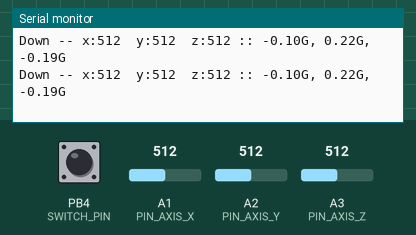
A sketch run on a simulated ATtiny85, built with avr-gcc and run on an emulated ATtiny85. Shown: the last lines printed to the serial monitor. Inputs (shaded band) come from the test bench; at power-on: A1 (PIN_AXIS_X) = 512, A2 (PIN_AXIS_Y) = 512, PB4 (SWITCH_PIN) HIGH, A3 (PIN_AXIS_Z) = 512.

Above: at 1.2 s.
1.3 s: A1 (PIN_AXIS_X) set to 382
At 2.4 s:
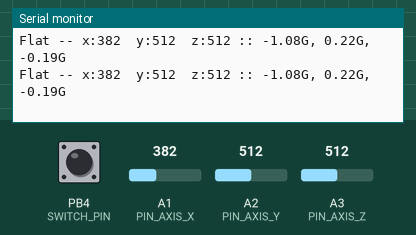
3.2 s: A2 (PIN_AXIS_Y) set to 382
At 3.8 s:
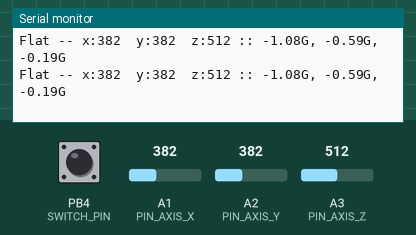
6.2 s: PB4 (SWITCH_PIN) pulled LOW for 1 s
10.2 s: A3 (PIN_AXIS_Z) set to 716
At 11.0 s:
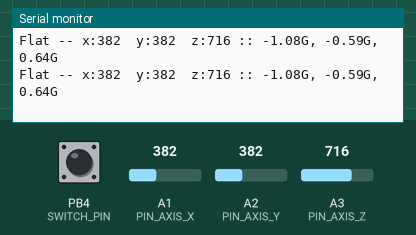
13.2 s: PB4 (SWITCH_PIN) pulled LOW for 0.15 s
16.3 s: A1 (PIN_AXIS_X) set to 402
At 16.8 s:
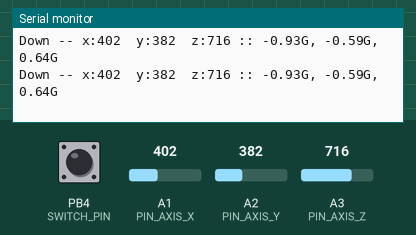

Measured:
- after the input at 1.3 s, the serial monitor: prints a new line at once (image 1)
- after the input at 3.2 s, the serial monitor: prints a new line at once (image 2)
- after the input at 10.2 s, the serial monitor: prints a new line at once (image 3)
- after the input at 16.3 s, the serial monitor: prints a new line at once (image 4)

The sketch:

SonicScrewdriver_Nano_v01.ino
```cpp
/*
* Sonic Screwdriver
* Version History
*
* Version M 2.5
* For ATTiny85 16Mhz
*/

#include "pitches.h"

const int SPEAKER_PIN = 5;
const int SWITCH_PIN = 4;

const int RGB_LED[] = { 7, 8, 9 };
const int numLEDs = 3;

const int PIN_AXIS_X = A1;                  // x-axis of the accelerometer
const int PIN_AXIS_Y = A2;                  // y-axis
const int PIN_AXIS_Z = A3;                  // z-axis (only on 3-axis models)
const int AXIS_SAMPLE_SIZE = 10;

const int melody[] = {
  1471,
  1575,
  1470,
  1575
//  NOTE_F7,
//  NOTE_G4,
//  NOTE_A2
};

const int noteDurations[] = { 9, 4, 7, 4 };
const int numNotes = 4;

const float ZERO_G = 512.0; //ADC is 0~1023  the zero g output equal to Vs/2
                            //ADXL335 power supply by Vs 3.3V
const float SCALE = 102.3;  //ADXL335330 Sensitivity is 330mv/g
                            //330 * 1024/3.3/1000

float x = 0;

//int const potPin = A0;
//int potVal;

// Experimentally detirmined values
int xRawMin = 392;
int xRawMax = 658;

int yRawMin = 315;
int yRawMax = 639;

int zRawMin = 314;
int zRawMax = 804;

void setup() {
  Serial.begin(9600);

  // Setup RGB Light
  for (int i = 0; i < numLEDs; i++) {
    pinMode(RGB_LED[i], OUTPUT);
  }

  // Setup Switch
  pinMode(SWITCH_PIN, INPUT);

}

int lightCount = 0;
int switchState = 0;

void loop() {

  switchState = digitalRead(SWITCH_PIN);
  //Serial.println(switchState);

  if (switchState == 0) {
    for (int i = 0; i < 3; i++) {
      digitalWrite(RGB_LED[i], HIGH);
    }
    //delay(500);
    return;
  }

  calculateOrientation();

  //
  // Perform Light & Sound Calcualtions
  //lightAndSound();
}

void calculateOrientation() {

  // 3-Axis Acce
  int x = readAxis(PIN_AXIS_X);
  int y = readAxis(PIN_AXIS_Y);
  int z = readAxis(PIN_AXIS_Z);

  int distanceToFlat = abs(363-x);
  int distanceToUp = abs(294-x);
  int distanceToDown = abs(440-x);

  if (distanceToFlat < distanceToUp && distanceToFlat < distanceToDown) {
    Serial.print("Flat -- ");
    digitalWrite(RGB_LED[0], LOW);
  } else if (distanceToUp < distanceToFlat && distanceToUp < distanceToDown) {
    Serial.print("Up -- ");
    digitalWrite(RGB_LED[1], LOW);
  } else {
    Serial.print("Down -- ");
    digitalWrite(RGB_LED[2], LOW);
  }


  // Convert raw values to 'milli-Gs"
  long xScaled = map(x, xRawMin, xRawMax, -1000, 1000);
  long yScaled = map(y, yRawMin, yRawMax, -1000, 1000);
  long zScaled = map(z, zRawMin, zRawMax, -1000, 1000);

  // re-scale to fractional Gs
  float xAccel = xScaled / 1000.0;
  float yAccel = yScaled / 1000.0;
  float zAccel = zScaled / 1000.0;

  Serial.print("x:");
  Serial.print(x);
  Serial.print("\ty:");
  Serial.print(y);
  Serial.print("\tz:");
  Serial.print(z);

  Serial.print(" :: ");
  Serial.print(xAccel);
  Serial.print("G, ");
  Serial.print(yAccel);
  Serial.print("G, ");
  Serial.print(zAccel);
  Serial.print("G");


  Serial.print("\n");
}

int readAxis(int axisPin)
{
  long reading = 0;
  analogRead(axisPin);
  delay(1);
  for (int i = 0; i < AXIS_SAMPLE_SIZE; i++)
  {
    reading += analogRead(axisPin);
  }
  return reading/AXIS_SAMPLE_SIZE;
}


void lightAndSound() {
  float factor = 1; // /*-0.5 +*/ potVal / 1023.0;

  int light = lightCount++ % numLEDs;
  digitalWrite(RGB_LED[light], LOW);

  for (int thisNote = 0; thisNote < numNotes; thisNote++) {

    int noteFreq = factor * 100 + melody[thisNote];
    int noteDur  = 1000/noteDurations[thisNote];
    noteDur += noteDur * factor * factor;

    tone(SPEAKER_PIN, noteFreq, noteDur);

    int pauseBetweenNotes = noteDur * .14;
    delay(pauseBetweenNotes);
    noTone(SPEAKER_PIN);

  }

  digitalWrite(RGB_LED[light], HIGH);
}
```

pitches.h
```cpp
/*************************************************
 * Public Constants
 *************************************************/

#define NOTE_B0  31
#define NOTE_C1  33
#define NOTE_CS1 35
#define NOTE_D1  37
#define NOTE_DS1 39
#define NOTE_E1  41
#define NOTE_F1  44
#define NOTE_FS1 46
#define NOTE_G1  49
#define NOTE_GS1 52
#define NOTE_A1  55
#define NOTE_AS1 58
#define NOTE_B1  62
#define NOTE_C2  65
#define NOTE_CS2 69
#define NOTE_D2  73
#define NOTE_DS2 78
#define NOTE_E2  82
#define NOTE_F2  87
#define NOTE_FS2 93
#define NOTE_G2  98
#define NOTE_GS2 104
#define NOTE_A2  110
#define NOTE_AS2 117
#define NOTE_B2  123
#define NOTE_C3  131
#define NOTE_CS3 139
#define NOTE_D3  147
#define NOTE_DS3 156
#define NOTE_E3  165
#define NOTE_F3  175
#define NOTE_FS3 185
#define NOTE_G3  196
#define NOTE_GS3 208
#define NOTE_A3  220
#define NOTE_AS3 233
#define NOTE_B3  247
#define NOTE_C4  262
#define NOTE_CS4 277
#define NOTE_D4  294
#define NOTE_DS4 311
#define NOTE_E4  330
#define NOTE_F4  349
#define NOTE_FS4 370
#define NOTE_G4  392
#define NOTE_GS4 415
#define NOTE_A4  440
#define NOTE_AS4 466
#define NOTE_B4  494
#define NOTE_C5  523
#define NOTE_CS5 554
#define NOTE_D5  587
#define NOTE_DS5 622
#define NOTE_E5  659
#define NOTE_F5  698
#define NOTE_FS5 740
#define NOTE_G5  784
#define NOTE_GS5 831
#define NOTE_A5  880
#define NOTE_AS5 932
#define NOTE_B5  988
#define NOTE_C6  1047
#define NOTE_CS6 1109
#define NOTE_D6  1175
#define NOTE_DS6 1245
#define NOTE_E6  1319
#define NOTE_F6  1397
#define NOTE_FS6 1480
#define NOTE_G6  1568
#define NOTE_GS6 1661
#define NOTE_A6  1760
#define NOTE_AS6 1865
#define NOTE_B6  1976
#define NOTE_C7  2093
#define NOTE_CS7 2217
#define NOTE_D7  2349
#define NOTE_DS7 2489
#define NOTE_E7  2637
#define NOTE_F7  2794
#define NOTE_FS7 2960
#define NOTE_G7  3136
#define NOTE_GS7 3322
#define NOTE_A7  3520
#define NOTE_AS7 3729
#define NOTE_B7  3951
#define NOTE_C8  4186
#define NOTE_CS8 4435
#define NOTE_D8  4699
#define NOTE_DS8 4978
```
